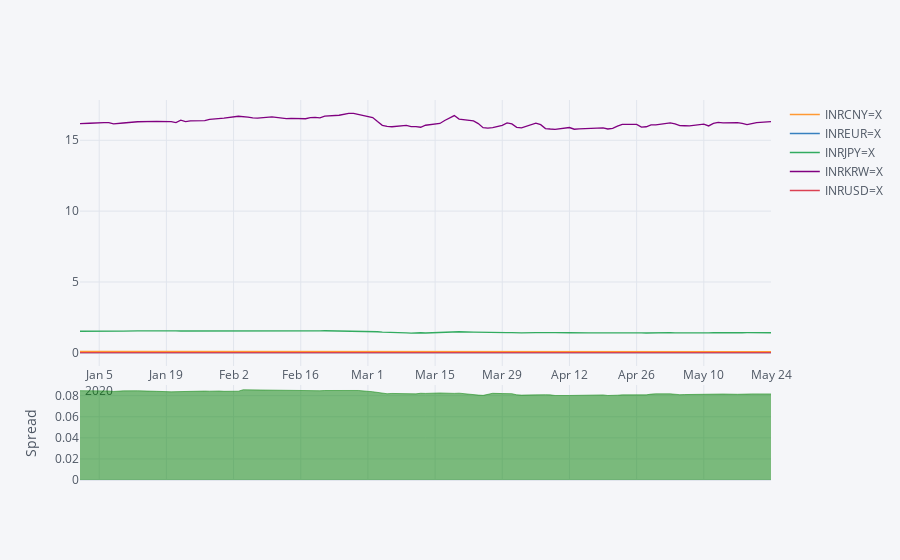

Notebook code for this chart:
### Code cell
configure_plotly_browser_state()
init_notebook_mode(connected=True)
currINR['Close'].iplot(kind='spread')
